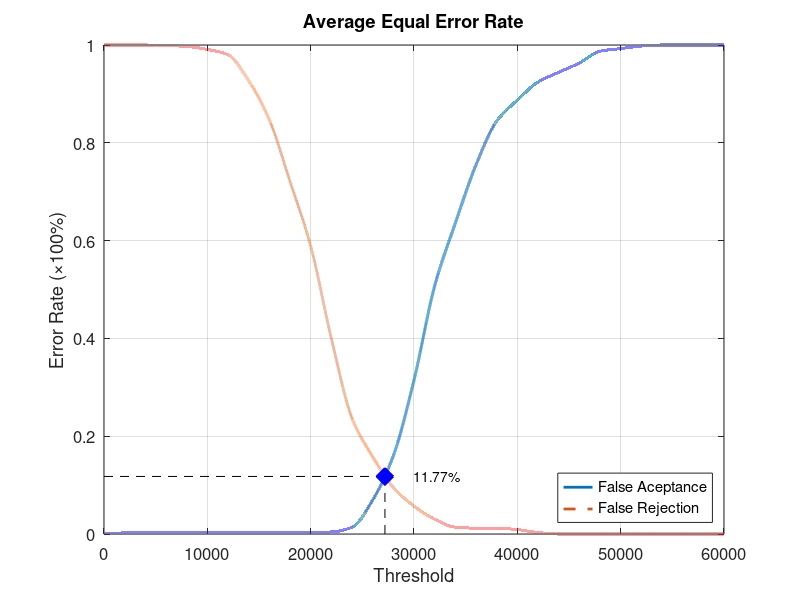
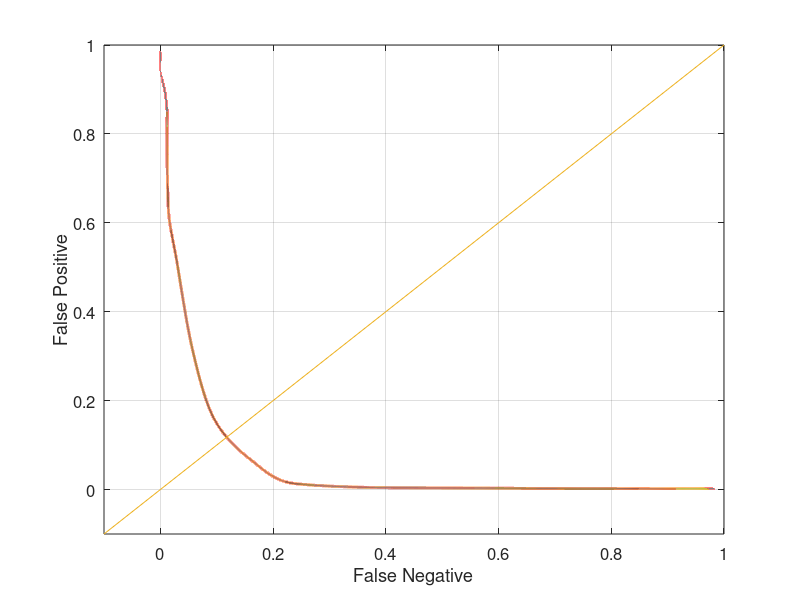

Write the MATLAB code that produced these figures, in order.
function yEER = Database3Average
close all;
clear;
clc;
x = 0:2000:60000;
xq = 0:0.5:60000;

y0 = [0 0.00210526 0.00210526 0.00210526 0.00210526 0.00210526 0.00210526 0.00210526 0.00210526 0.00210526 0.0031579 0.00421053 0.0136842 0.0694737 0.16 0.314737 0.507368 0.63579 0.754737 0.844211 0.887368 0.924211 0.944211 0.963158 0.987368 0.992632 0.997895 1 1 1 1];
yy0 = interp1(x, y0, xq, 'pchip');
y1 = [1 1 1 0.999 0.997 0.991 0.98 0.927 0.847 0.721 0.589 0.4 0.237 0.158 0.095 0.057 0.03 0.014 0.012 0.012 0.009 0.003 0 0 0 0 0 0 0 0 0];
yy1 = interp1(x, y1, xq, 'pchip');

% Calculating EER: 
y2 = abs(y0 - y1);
find(y2 == min(y2))
yy2 = abs(yy0 - yy1);
xEER = find(yy2 == min(yy2));
xEERIndex = xq(xEER) % X-axis EER
yEER = yy0(xEER) % Y-axis EER

main = figure
plot(xq, yy0,'-','LineWidth', 2);	hold on
plot(xq, yy1,'--','LineWidth', 2);	hold on
plot([xEERIndex xEERIndex], [0 yEER], 'k--');	hold on
plot([0 xEERIndex], [yEER yEER], 'k--');	hold on
plot(xEERIndex, yEER, 'bx', 'LineWidth', 10);	hold on
text(xEERIndex + 10 * xEERIndex / 100, yEER, [num2str(round((10000 * yEER)) / 100) '%'])
legend('False Aceptance', 'False Rejection', 'Location', 'SouthEast')
xlabel('Threshold')
ylabel('Error Rate (\times100%)')
title('Average Equal Error Rate')
set(gca, 'FontSize', 12)
axis([0 60000 0 1])
grid on

print(main, 'Database3AverageMain', '-dpng');
FNRxFPR = figure('Color', [1 1 1]);
plot(yy1, yy0, '-', yy1, yy0, 'LineWidth', 2);
hold on
y = -0.1:0.1:1
plot(y, y); 
set(gca, 'FontSize', 12)
xlabel('False Negative')
ylabel('False Positive')
axis([-0.1 1 -0.1 1])
set(gca, 'FontSize', 12)
grid on

print(FNRxFPR, 'Database3AverageFNRxFPR','-dpng');
end
